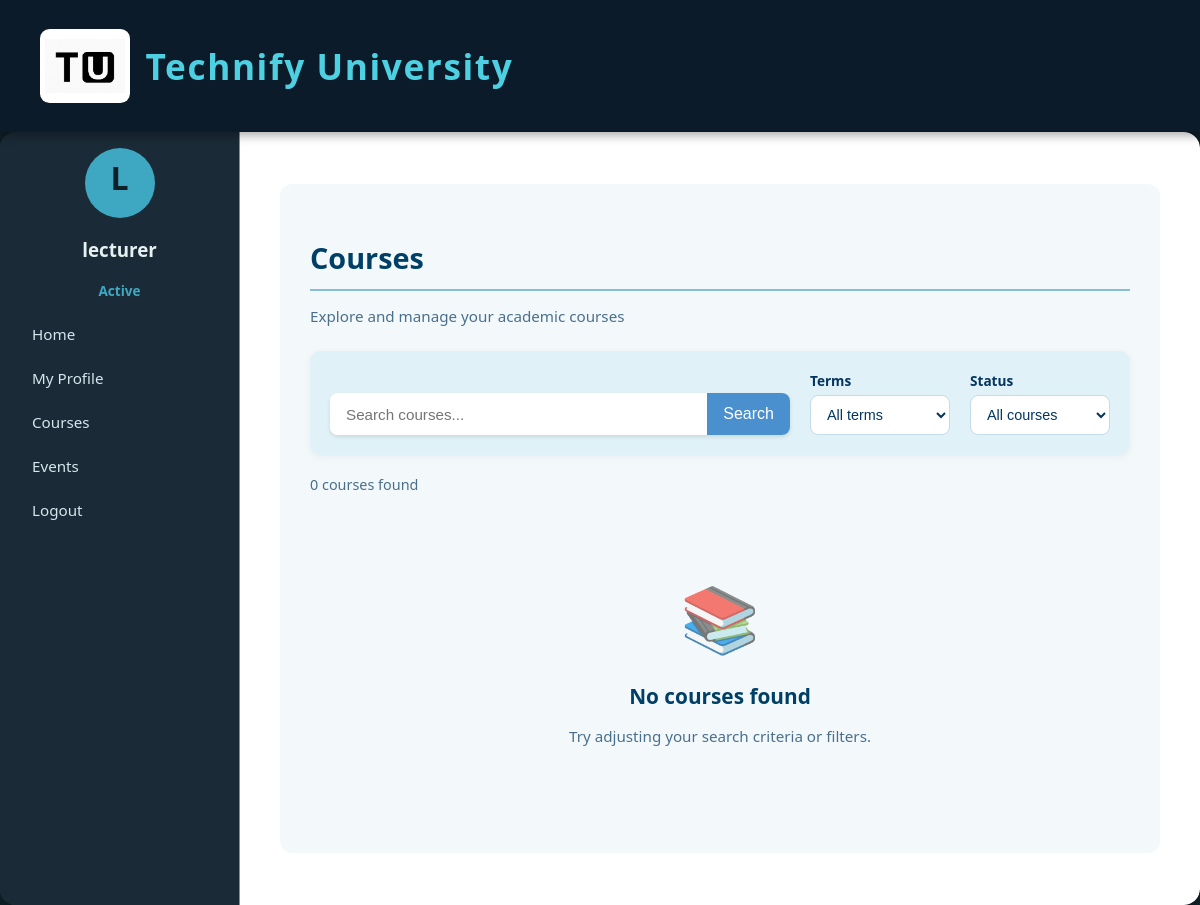
Before: /Main/public/index.php?page=courses (signed in) with the older database file.
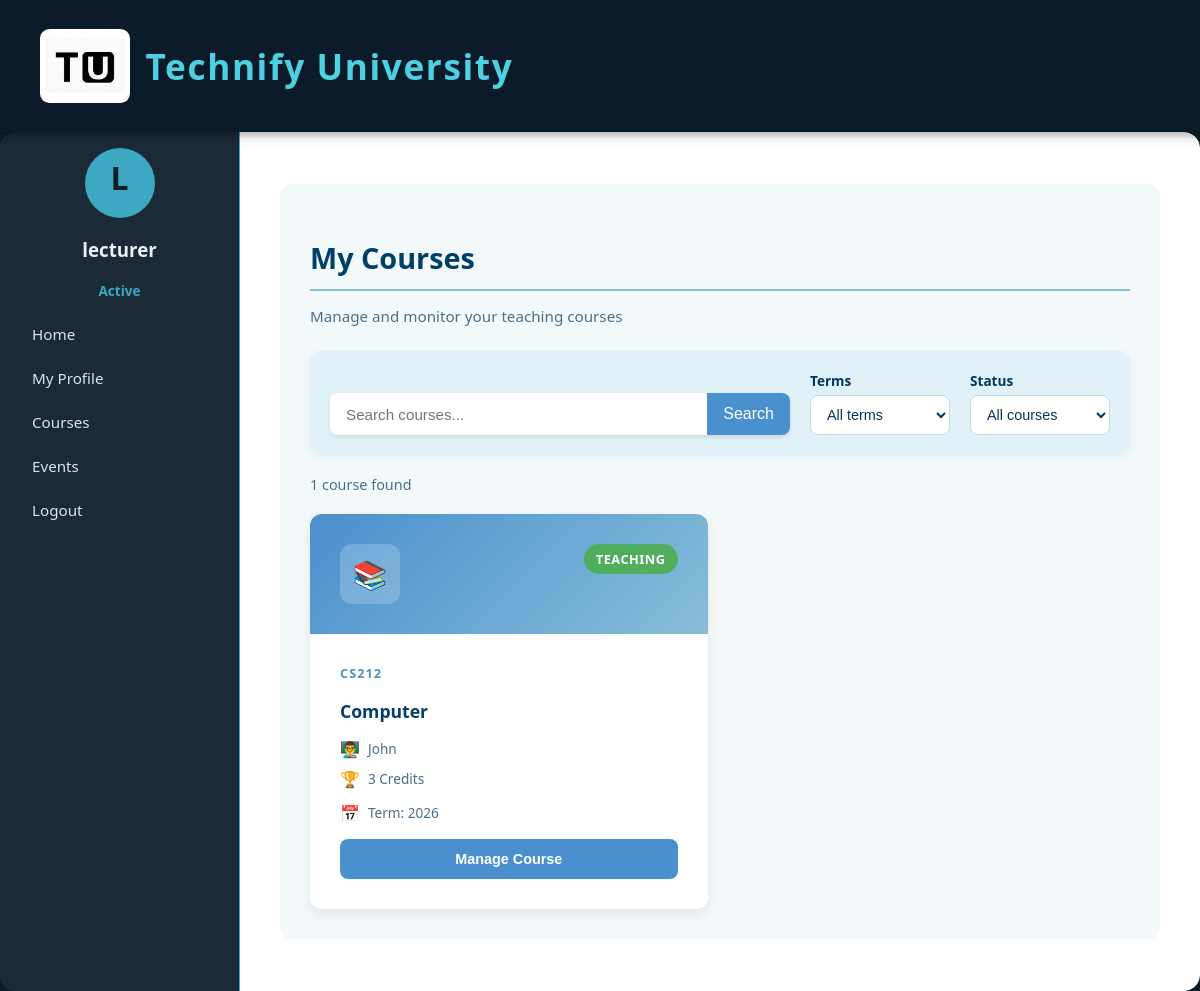
After: the same page with the newer database file.
### tables this page shows
CREATE TABLE `courses` (
  `id` int(11) NOT NULL,
  `course_code` varchar(20) NOT NULL,
  `title` varchar(255) NOT NULL,
  `description` text DEFAULT NULL,
  `lecturer` varchar(255) DEFAULT NULL,
  `lecturer_id` int(11) DEFAULT NULL,
  `credits` int(11) NOT NULL DEFAULT 3,
  `image_course` varchar(255) DEFAULT NULL,
  `term` varchar(10) DEFAULT NULL,
  `contents` varchar(255) DEFAULT NULL,
  `assignment` varchar(255) DEFAULT NULL,
  `assignment_submission` varchar(255) DEFAULT NULL,
  `grades` text DEFAULT NULL,
  `course_notice` text DEFAULT NULL
);

### Main/src/controllers/CourseController.php (called while the page is built, shortened)
<?php
require_once __DIR__ . '/../db.php';
require_once __DIR__ . '/../helper.php';
$current_user = getCurrentUser();
list($user_name, $user_initials) = loadUserDisplayInfo();
$is_lecturer = isLecturer($current_user);
$current_term = $_GET['term'] ?? 'all';
$current_filter = $_GET['filter'] ?? 'all';
$search_query = $_GET['search'] ?? '';
$courses = getAccessibleCourses($current_user);
$display_courses = [];
foreach ($courses as $course) {
    $display_courses[] = [
        'id' => $course['id'],
        'code' => $course['course_code'],
        'title' => $course['title'],
        'credits' => $course['credits'],
        'term' => $course['term'] ?: 'Not set',
        'image_course' => $course['image_course'],
        'lecturer' => $course['lecturer'],
        'status' => $course['status'] ?? 'active'
    ];
}
$filtered_courses = array_filter($display_courses, function($course) use ($current_term, $current_filter, $search_query, $is_lecturer) {
    $term_match = $current_term === 'all' || $course['term'] === $current_term;
    $search_match = empty($search_query) ||
        stripos($course['title'], $search_query) !== false ||
        stripos($course['code'], $search_query) !== false;
    $status = $course['status'] ?? 'active';
    $status_match = true;
    if ($current_filter !== 'all') {
        if ($is_lecturer) {
            $status_match = ($current_filter === $status);
        } else {
            if ($current_filter === 'open') {
                $status_match = ($status === 'active');
            } elseif ($current_filter === 'enrolled') {
                $status_match = isset($course['enrolled']) ? $course['enrolled'] : true;
            } elseif ($current_filter === 'completed') {
                $status_match = ($status === 'completed');
            } else {
                $status_match = true;
            }
        }
    }
    return $term_match && $search_match && $status_match;
});
require __DIR__ . '/../views/courses.html.php';
$content = ob_get_clean();
require __DIR__ . '/../../templates/main_layout.php';

### Main/src/db.php (called while the page is built)
<?php
class Database {
    private static $instance = null;
    private $pdo;
    private function __construct() {
        $username = 'student';
        $password = 'student';
        $database = 'university_website';
        $host = 'mysql';
        try {
            $this->pdo = new PDO("mysql:host=$host;dbname=$database", $username, $password);
            $this->pdo->setAttribute(PDO::ATTR_ERRMODE, PDO::ERRMODE_EXCEPTION);
            $this->pdo->setAttribute(PDO::ATTR_DEFAULT_FETCH_MODE, PDO::FETCH_ASSOC);
        } catch (PDOException $e) {
            die("Connection failed: " . $e->getMessage());
        }
    }
    public static function getInstance() {
        if (self::$instance === null) {
            self::$instance = new Database();
        }
        return self::$instance;
    }
    public function getConnection() {
        return $this->pdo;
    }
}
function db() {
    return Database::getInstance()->getConnection();
}
function query($sql, $params = []) {
    $stmt = db()->prepare($sql);
    $stmt->execute($params);
    return $stmt;
}
function fetchAll($sql, $params = []) {
    return query($sql, $params)->fetchAll();
}
function fetchOne($sql, $params = []) {
    return query($sql, $params)->fetch();
}
?>

### Main/src/helper.php (called while the page is built, shortened)
<?php
function isLecturer(?array $user = null): bool {
    $role = fetchOne("SELECT r.name FROM user_roles ur JOIN roles r ON ur.role_id = r.id WHERE ur.user_id = ? AND r.name = 'lecturer'", [$user['id']]);
    return !empty($role);
}
function getMainNavItems(): array {
    return [
        'home' => 'Home',
        'profile' => 'My Profile',
        'courses' => 'Courses',
        'events' => 'Events'
    ];
}
function requireLogin(): void {
    $current_page = $_GET['page'] ?? 'home';
}
function getCurrentUser(): ?array {
    return fetchOne("SELECT * FROM users WHERE username = ?", [$_SESSION['username']]);
}
function getAccessibleCourses(?array $user): array {
    $roles = fetchAll("SELECT r.name FROM user_roles ur JOIN roles r ON ur.role_id = r.id WHERE ur.user_id = ?", [$user['id']]);
    $roleNames = array_map(function($r) { return $r['name']; }, $roles);
    if (in_array('lecturer', $roleNames)) {
        return fetchAll(
            "SELECT c.* FROM courses c
             JOIN lecturer_courses lc ON lc.course_id = c.id
             WHERE lc.lecturer_id = ? AND lc.is_active = 1
             ORDER BY c.course_code",
            [$user['id']]
        );
    }
    return [];
}
function loadUserDisplayInfo(): array {
    $user = getCurrentUser();
    $user_name = $user['full_name'] ?? $_SESSION['username'] ?? 'Guest';
    $initials = '';
    if ($user && !empty($user['full_name'])) {
        $names = explode(' ', trim($user['full_name']));
        $initials = strtoupper(substr($names[0], 0, 1));
    } elseif (isset($_SESSION['username'])) {
        $initials = strtoupper(substr($_SESSION['username'], 0, 2));
    }
    return [$user_name, $initials];
}

### Main/src/views/courses.html.php (the view, shortened to what the changed rows need)
<section class="courses">
    <h2><?php echo $is_lecturer ? 'My Courses' : 'Courses'; ?></h2>
    <p class="courses-description">
        <?php if ($is_lecturer): ?>
            Manage and monitor your teaching courses
        <?php else: ?>
            Explore and manage your academic courses
        <?php endif; ?>
    </p>
    <div class="courses-controls">
        <div class="controls-row">
        </div>
    </div>
    <div class="results-info">
        <span><?php echo count($filtered_courses); ?> course<?php echo count($filtered_courses) !== 1 ? 's' : ''; ?> found</span>
    </div>
    <div class="courses-grid">
        <?php if (empty($filtered_courses)): ?>
            <div class="no-courses">
                <div class="no-courses-icon">📚</div>
                <h3>No courses found</h3>
                <p>
                    <?php if ($is_lecturer): ?>
                        No courses assigned to you yet.
                    <?php else: ?>
                        Try adjusting your search criteria or filters.
                    <?php endif; ?>
                </p>
            </div>
        <?php else: ?>
            <?php foreach ($filtered_courses as $course): ?>
                <a href="<?php echo $is_lecturer ? 'index.php?page=lecturer_course_dashboard&id=' . $course['id'] : 'index.php?page=course_dashboard&id=' . $course['id']; ?>" style="text-decoration: none; color: inherit;">
                    <div class="course-card">
                        <div class="course-header">
                            <div class="course-icon-wrapper">
                                <?php if ($course['image_course']): ?>
                                    <img src="assets/images/<?php echo htmlspecialchars($course['image_course']); ?>"
                                         alt="<?php echo htmlspecialchars($course['title']); ?>"
                                         class="course-icon">
                                <?php else: ?>
                                    <div style="color: white; font-size: 28px;">📚</div>
                                <?php endif; ?>
                            </div>
                            <div class="course-status-badge <?php echo $is_lecturer ? 'enrolled' : 'open'; ?>">
                                <?php echo $is_lecturer ? 'Teaching' : 'Available'; ?>
                            </div>
                        </div>
                        <div class="course-content">
                            <div class="course-code"><?php echo htmlspecialchars($course['code']); ?></div>
                            <h3 class="course-title"><?php echo htmlspecialchars($course['title']); ?></h3>
                            <div class="course-meta">
                                <div class="instructor">
                                    <span class="instructor-icon">👨‍🏫</span>
                                    <span><?php echo htmlspecialchars($course['lecturer']); ?></span>
                                </div>
                                <div class="course-credits">
                                    <span class="credits-icon">🏆</span>
                                    <span><?php echo $course['credits']; ?> Credits</span>
                                </div>
                            </div>
                            <div class="course-term">
                                <span class="term-icon">📅</span>
                                <span>Term: <?php echo $course['term']; ?></span>
                            </div>
                            <div class="course-actions">
                                <button class="course-btn primary">
                                    <?php echo $is_lecturer ? 'Manage Course' : 'Access Course'; ?>
                                </button>
                            </div>
                        </div>
                    </div>
                </a>
            <?php endforeach; ?>
        <?php endif; ?>
    </div>
</section>

### Main/templates/main_layout.php (shortened to what the changed rows need)
<?php
require_once __DIR__ . '/../src/helper.php';
?>
<!DOCTYPE html>
<html lang="en">
<head>
    <link rel="stylesheet" href="assets/css/user.css">
</head>
<body class="<?php echo htmlspecialchars($page_class ?? 'main-page'); ?>">
    <div class="container">
        <aside class="sidebar">
            <nav role="navigation">
                <ul class="nav-menu">
                    <?php
                    $nav_items = getMainNavItems();
                    foreach ($nav_items as $page => $label):
                        $is_active = ($current_page ?? '') === $page;
                    ?>
                        <li>
                            <a href="index.php?page=<?php echo urlencode($page); ?>"
                               class="<?php echo $is_active ? 'active' : ''; ?>"
                               <?php echo $is_active ? 'aria-current="page"' : ''; ?>>
                                <?php echo htmlspecialchars($label); ?>
                            </a>
                        </li>
                    <?php endforeach; ?>
                </ul>
            </nav>
        </aside>
        <main class="main-content">
            <?php echo $content ?? ''; ?>
        </main>
    </div>
</body>
</html>

Changed rows visible on the page:
added courses: course_code "CS212", title "Computer", lecturer "John", credits "3", term "2026"
Other visible differences:
count($filtered_courses): "0" → "1"
text no longer shown: "Courses Explore and manage your academic courses s 📚 No courses found Try adjusting your search criteria or filters."
text now shown: "My Courses Manage and monitor your teaching courses"
